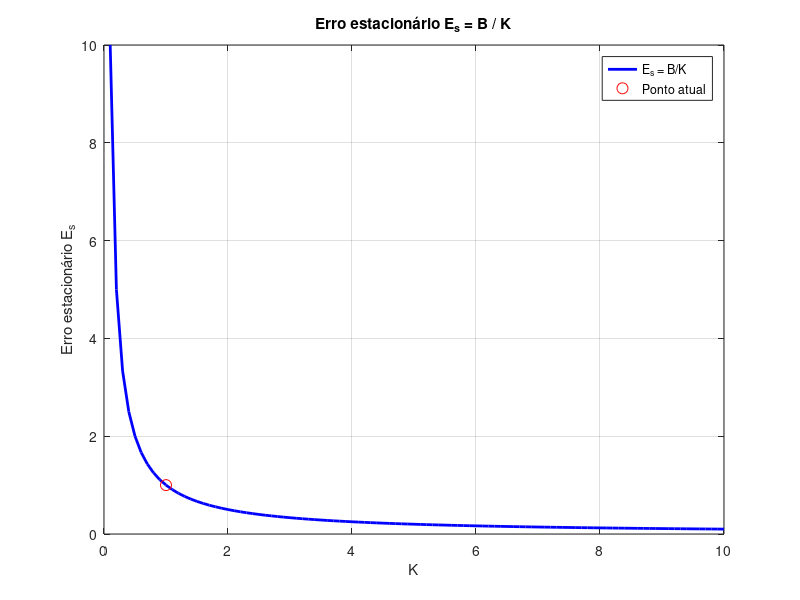

Write the MATLAB code that produced this figure.

% Passo 1: Definir valores constantes
B = 1; % Valor de B (constante)
K = 1; % Valor arbitrário de K (ponto de referência)

% Passo 2: Calcular o erro estacionário simbolicamente (usando texto)
E_s_str = 'B/K';

% Passo 3: Mostrar apenas a expressão final
disp(['E_s = ', E_s_str]);

% --- Plotar gráfico de E_s = B / K ---
K_vals = linspace(0.1, 10, 100);   % Evitar K=0 para não dividir por zero
E_vals = B ./ K_vals;

% Plot
figure;
plot(K_vals, E_vals, 'b-', 'LineWidth', 2);
hold on;
plot(K, B/K, 'ro', 'MarkerSize', 8, 'DisplayName', 'Ponto atual');
grid on;
xlabel('K');
ylabel('Erro estacionário E_s');
title('Erro estacionário E_s = B / K');
legend('E_s = B/K', 'Ponto atual', 'Location', 'northeast');
